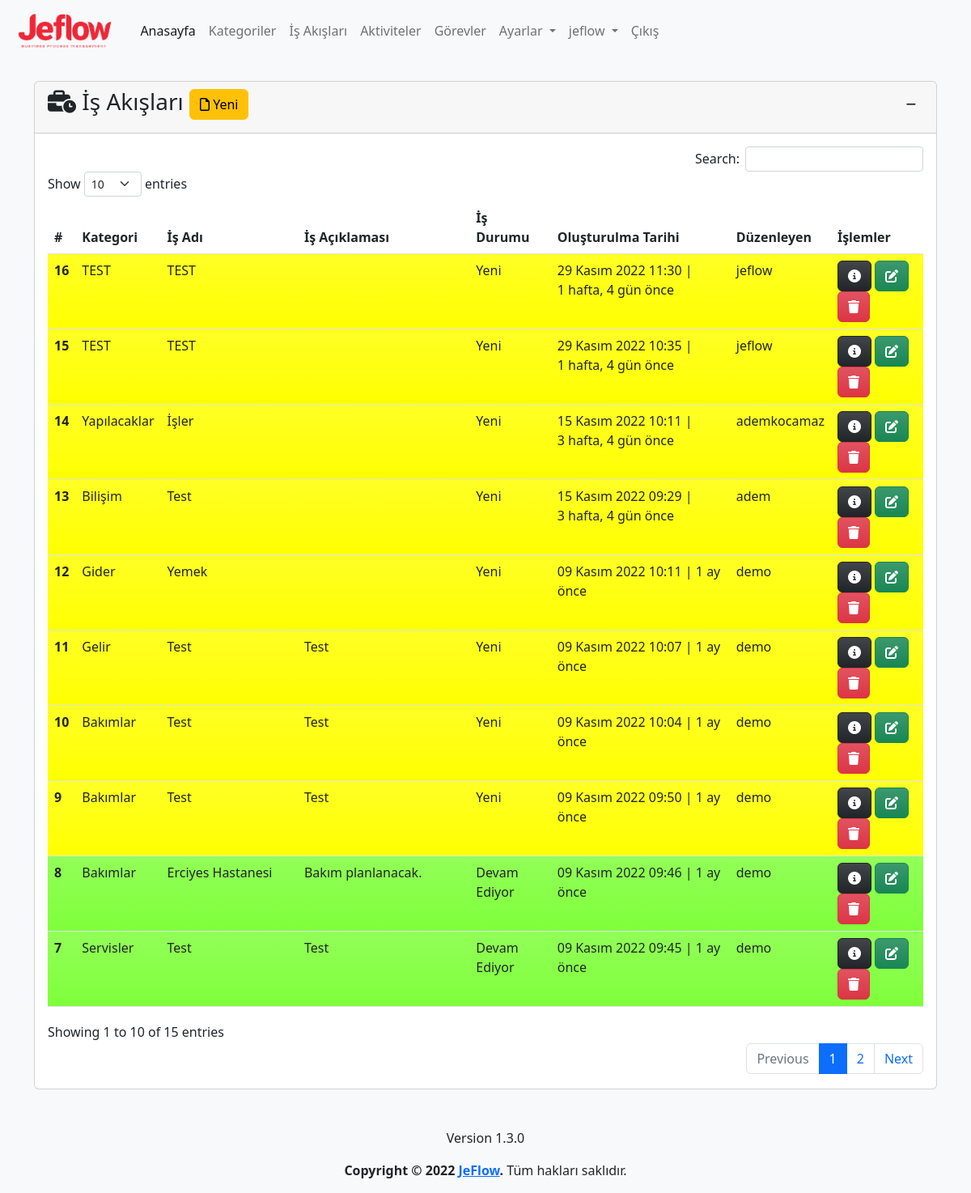
/process/ (signed in), run on the app's committed database.
### app/models.py (models this page shows, shortened)
class Process(models.Model):
    category=models.ForeignKey(Category,on_delete=models.CASCADE,verbose_name='Kategori')
    name=models.CharField(max_length=500,verbose_name='İş Akış Adı')
    description=models.TextField(verbose_name='İş Akış Açıklaması', blank=True, null=True)
    state=models.ForeignKey(State, on_delete=models.SET_NULL,verbose_name='Durum', blank=True, null=True)
    file=models.FileField(upload_to='process_files/%Y/%m/%d/', verbose_name='Dosya', blank=True, null=True)
    created_date=models.DateTimeField(auto_now_add=True, verbose_name='Oluşturulma Tarihi')
    user=models.ForeignKey(User,on_delete=models.CASCADE,verbose_name='Kullanıcı', blank=True, null=True)
    class Meta:
        verbose_name='İş Akışı'
        verbose_name_plural='İş Akışları'

class Category(models.Model):
    name=models.CharField(max_length=500,verbose_name='Kategori Adı')
    description=models.TextField(verbose_name='Kategori Açıklaması', blank=True, null=True)
    created_date=models.DateTimeField(auto_now_add=True, verbose_name='Oluşturulma Tarihi')
    user=models.ForeignKey(User,on_delete=models.CASCADE,verbose_name='Kullanıcı', blank=True, null=True)
    def __str__(self):
        return self.name # + ' - ' + self.created_date.strftime("%d.%m.%Y, %H:%M:%S")
    class Meta:
        verbose_name='Kategori'
        verbose_name_plural="Kategoriler"

class State(models.Model):
    name=models.CharField(max_length=100,verbose_name='Durum')
    description=models.TextField(verbose_name='Açıklama', blank=True, null=True)
    color=ColorField(default='#FFFFFF',verbose_name='Renk')
    created_date=models.DateTimeField(auto_now_add=True, verbose_name='Oluşturulma Tarihi', blank=True, null=True)
    user=models.ForeignKey(User,on_delete=models.PROTECT,verbose_name='Kullanıcı', blank=True, null=True)
    def __str__(self):
        return self.name
    class Meta:
        verbose_name='Durum'
        verbose_name_plural='Durumlar'

### app/views.py (the view, shortened to what this page needs)
# urls.py: path('process/', views.process, name='process'),
@login_required(login_url='/user/login/')
def process(request):
    state=get_object_or_404(State,name='Yeni')
    process_form=ProcessForm(initial={'state':state})
    processes = Process.objects.order_by('-created_date')
    context = {
        'process_form':process_form,
        'processes': processes
    }
    return render(request, 'app/process.html', context)

### app/forms.py
class ProcessForm(forms.ModelForm):
    class Meta:
        model=Process
        fields=('category','name','description','state', 'file')

### templates/app/process.html (shortened to what this page needs)
{% extends 'layout.html' %}
{% load humanize %}
{% block content %}
{% load crispy_forms_tags %}
<div class="row mt-3">
    <div class="col-md-12">
        <div class="card">
            <div class="card-header">
                <h3 id="title" class="card-title">
                    <i class="fa-solid fa-business-time"></i>
                    İş Akışları
                    <button type="button" class="btn btn-warning" data-bs-toggle="modal" data-bs-target="#processModal">
                        <i class="fa-regular fa-file"></i>
                        Yeni
                    </button>
                    <div class="float-end">
                        <button class="btn btn-sm" type="button" data-bs-toggle="collapse"
                            data-bs-target="#collapseProcess" aria-expanded="false" aria-controls="collapseProcess">
                            <i class="fa-solid fa-minus"></i>
                        </button>
                    </div>
                </h3>
            </div>
            <div class="collapse show" id="collapseProcess">
                <div class="card-body">
                    {% if processes %}
                    <table id="process" class="table table-hover">
                        <thead>
                            <tr>
                                <th scope="col">#</th>
                                <th scope="col">Kategori</th>
                                <th scope="col">İş Adı</th>
                                <th scope="col">İş Açıklaması</th>
                                <th scope="col">İş Durumu</th>
                                <th scope="col">Oluşturulma Tarihi</th>
                                <th scope="col">Düzenleyen</th>
                                <th scope="col">İşlemler</th>
                            </tr>
                        </thead>
                        <tbody>
                            {% for process in processes %}
                            <tr class="bg-gradient" style="background-color: {{ process.state.color }}">
                                <th scope="row">{{ process.id }}</th>
                                <td>{{ process.category }}</td>
                                <td>{{ process.name }}</td>
                                <td>{{ process.description | safe }}</td>
                                <td>
                                    {% if process.state is not None %}
                                    {{ process.state }}
                                    {% else %}
                                    -
                                    {% endif %}
                                </td>
                                <td>{{ process.created_date }} | {{ process.created_date | timesince}} önce</td>
                                <td>{{ process.user }}</td>
                                <td>
                                    <a href="{% url 'process_detail' process.id %}" class="btn btn-dark bg-gradient"
                                        data-bs-toggle="popover" data-bs-trigger="hover" data-bs-title="Detaylar"
                                        data-bs-content="Seçili satırdaki kaydın detaylarını görüntüler.">
                                        <i class="fa-solid fa-circle-info"></i>
                                    </a>
                                    <a class="btn btn-success bg-gradient" href="{% url 'process_update' process.id %}"
                                        data-bs-toggle="popover" data-bs-trigger="hover" data-bs-title="Düzenle"
                                        data-bs-content="Seçili satırdaki kaydı düzenler.">
                                        <i class="fa-solid fa-pen-to-square"></i>
                                    </a>
                                    <a class="btn btn-danger bg-gradient" href="{% url 'process_delete' process.id %}"
                                        data-bs-toggle="popover" data-bs-trigger="hover" data-bs-title="Sil"
                                        data-bs-content="Seçili satırdaki kaydı siler.">
                                        <i class="fa-solid fa-trash"></i>
                                    </a>
                                </td>
                            </tr>
                            {% endfor %}
                        </tbody>
                    </table>
                    {% else %}
                    <div class="alert alert-warning">
                        <p>İş Akışı bulunamadı.</p>
                    </div>
                    {% endif %}
                </div>
            </div>
        </div>
    </div>
</div>
{% endblock %}

### templates/layout.html (shortened to what this page needs)
{% load static %}
<!doctype html>
<html lang="tr">
<head>
  <link href="https://cdn.jsdelivr.net/npm/bootstrap@5.2.2/dist/css/bootstrap.min.css" rel="stylesheet"
>
  <link rel="stylesheet" type="text/css" href="https://cdn.datatables.net/1.12.1/css/dataTables.bootstrap5.min.css">
  <link rel="stylesheet" type="text/css"
    href="https://cdn.datatables.net/responsive/2.3.0/css/responsive.dataTables.min.css">
  <link rel="stylesheet" type="text/css" href="https://cdn.datatables.net/buttons/2.2.3/css/buttons.bootstrap5.min.css">
  <link href="https://cdn.jsdelivr.net/npm/summernote@0.8.18/dist/summernote-lite.min.css" rel="stylesheet">
  <link href="https://cdn.jsdelivr.net/npm/select2@4.1.0-rc.0/dist/css/select2.min.css" rel="stylesheet" />
  <link rel="stylesheet" href="{% static 'css/jeflow.css' %}">
</head>
<body class="bg-light">
  <header>
    <nav class="navbar navbar-expand-lg bg-light">
      <div class="container-fluid">
        <a class="navbar-brand" href="{% url 'index' %}">
          <img class="logo" src="{% static 'img/logo-text.png' %}" alt="JeFlow">
        </a>
        <div class="collapse navbar-collapse" id="navbarNavDropdown">
          <ul class="navbar-nav">
            <li class="nav-item">
              <a class="nav-link active" aria-current="page" href="{% url 'index' %}">Anasayfa</a>
            </li>
            {% if user.is_authenticated %}
            <li class="nav-item">
              <a class="nav-link" href="{% url 'category' %}">Kategoriler</a>
            </li>
            <li class="nav-item">
              <a class="nav-link" href="{% url 'process' %}">İş Akışları</a>
            </li>
            <li class="nav-item">
              <a class="nav-link" href="{% url 'activity' %}">Aktiviteler</a>
            </li>
            <li class="nav-item">
              <a class="nav-link" href="{% url 'task' %}">Görevler</a>
            </li>
            <li class="nav-item dropdown">
              <a class="nav-link dropdown-toggle" href="{% url 'settings' %}" role="button" data-bs-toggle="dropdown"
                aria-expanded="false">
                Ayarlar
              </a>
            </li>
            <li class="nav-item dropdown">
              <a class="nav-link dropdown-toggle" href="{% url 'profile' %}" role="button" data-bs-toggle="dropdown"
                aria-expanded="false">
                {{ user }}
              </a>
            </li>
            <li class="nav-item">
              <a class="nav-link" href="javascript:{document.getElementById('logout').submit()}">Çıkış</a>
            </li>
            {% else %}
            <li class="nav-item">
              <a class="nav-link" href="{% url 'register' %}">Kayıt Ol</a>
            </li>
            {% endif %}
          </ul>
        </div>
      </div>
    </nav>
  </header>
  <main>
    <div class="container mt-4">
      {% block content %}
      {% endblock %}
    </div>
  </main>
  <footer class="mt-5">
    <div class="d-flex flex-column justify-content-center align-items-center">
      <p>{% include 'partials/_version.html' %}</p>
      <p><strong>Copyright &copy; 2022 <a href="{% url 'index' %}">JeFlow</a>.</strong> Tüm hakları saklıdır.</p>
    </div>
  </footer>
</body>
</html>

### static/css/jeflow.css (style rules this page uses)
img.logo { height: 50px; }

### data on the page
Process: id "16", category "TEST", name "TEST", state "Yeni", created_date "29 Kasım 2022 11:30", created_date "1 hafta, 4 gün", user "jeflow"
Process: id "15", category "TEST", name "TEST", state "Yeni", created_date "29 Kasım 2022 10:35", created_date "1 hafta, 4 gün", user "jeflow"
Process: id "14", category "Yapılacaklar", name "İşler", state "Yeni", created_date "15 Kasım 2022 10:11", created_date "3 hafta, 4 gün", user "ademkocamaz"
Process: id "13", category "Bilişim", name "Test", state "Yeni", created_date "15 Kasım 2022 09:29", created_date "3 hafta, 4 gün", user "adem"
Process: id "12", category "Gider", name "Yemek", state "Yeni", created_date "09 Kasım 2022 10:11", created_date "1 ay", user "demo"
Process: id "11", category "Gelir", name "Test", description "Test", state "Yeni", created_date "09 Kasım 2022 10:07", created_date "1 ay", user "demo"
Process: id "10", category "Bakımlar", name "Test", description "Test", state "Yeni", created_date "09 Kasım 2022 10:04", created_date "1 ay", user "demo"
Process: id "9", category "Bakımlar", name "Test", description "Test", state "Yeni", created_date "09 Kasım 2022 09:50", created_date "1 ay", user "demo"
Process: id "8", category "Bakımlar", name "Erciyes Hastanesi", description "Bakım planlanacak.", state "Devam Ediyor", created_date "09 Kasım 2022 09:46", created_date "1 ay", user "demo"
Process: id "7", category "Servisler", name "Test", description "Test", state "Devam Ediyor", created_date "09 Kasım 2022 09:45", created_date "1 ay", user "demo"

### other printed values
{{ user }} "jeflow"
